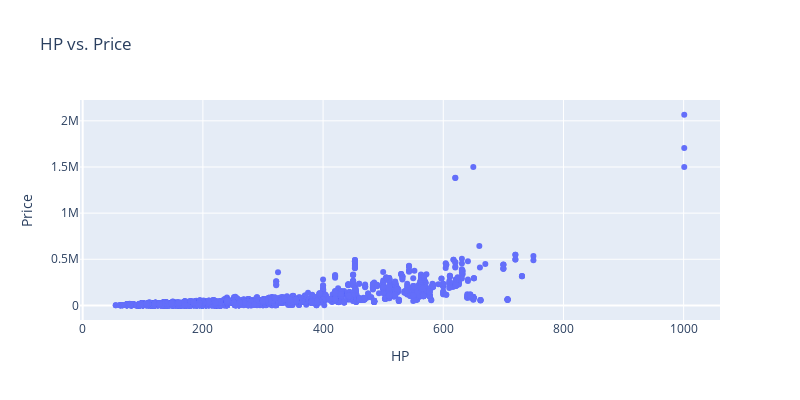

The notebook cell this image was saved under:
### Markdown cell above
`CHECK THIS SCATTERPLOT METHOD ON STACKOVERFLOW`: https://stackoverflow.com/questions/57435771/scatter-plot-with-subplot-in-seaborn

### Code cell
fig = go.Figure(data=[go.Scatter(x=df['HP'], y=df['Price'], mode='markers')])

# Customize the plot as needed (e.g., add title, labels, etc.)
fig.update_layout(title='HP vs. Price', xaxis_title='HP', yaxis_title='Price',
                  width = 800,
                  height = 400)

# Show the plot
fig.show()

### Figure 1 — Plotly figure (JSON) as saved in the notebook; plotly's stock layout.template omitted (floating-point values rounded to 4 significant figures; data arrays with more than 128 entries replaced by an {"elided": "..."} marker saying what was removed)
{"data": [{"mode": "markers", "type": "scatter", "x": {"elided": "10827 int values"}, "y": {"elided": "10827 int values"}}], "layout": {"height": 400, "title": {"text": "HP vs. Price"}, "width": 800, "xaxis": {"title": {"text": "HP"}}, "yaxis": {"title": {"text": "Price"}}}}
